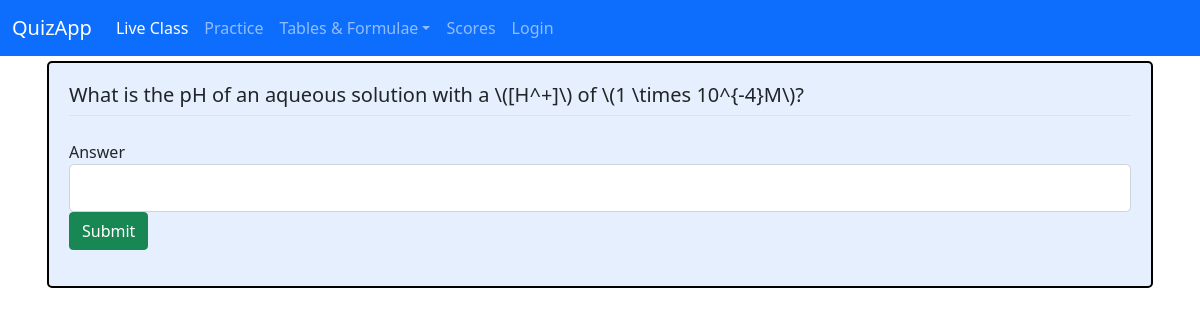
Page /question/3 on the earlier database version.
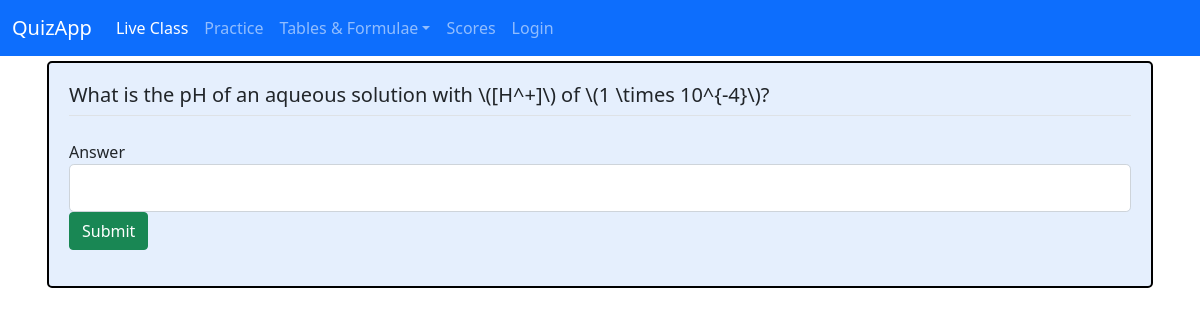
Same page on the later database version.
### quizapp/models.py (models this page shows, shortened)
class Quizquestion(db.Model):
    id = db.Column(db.Integer, primary_key=True)
    question = db.Column(db.Text, unique=True, nullable=False)
    answer = db.Column(db.String, nullable=False)
    chapter = db.Column(db.Integer, nullable=False)
    tags = db.relationship('Tag', secondary='tags',
        backref=db.backref('questions', lazy=True))

### quizapp/routes.py (the view, shortened to what this page needs)
@app.route('/question/<int:card_id>', methods=['GET', 'POST'])
def individual_question(card_id):
    card = Quizquestion.query.filter_by(id=card_id).first()
    form = AnswerQuestionForm()
    return render_template('single_question.html', card=card,
                                                   form=form,
                                                   tags=card.tags,
                                                   title='Question')

### quizapp/forms.py
class AnswerQuestionForm(FlaskForm):
    answer = StringField('Answer', validators=[DataRequired()])
    submit = SubmitField('Submit')

### quizapp/templates/single_question.html (shortened to what this page needs)
{% extends "base.html" %}
{% block page_content %}
	<div class="question">
        <h5>{{ card.question }}</h5>
    	<form method="POST" action="">
    		<fieldset class="form-group">
    			<legend class="border-bottom mb-4">{{ legend }}</legend>
    			<div class="form-group">
    				{{ form.answer.label(class="form-control-label") }}
    				{{ form.answer(class="form-control form-control-lg") }}
    			</div>
    		</fieldset>
            <div>
    		{{ form.submit(class="btn btn-success") }}
        	</form>
    </div>
    </div>
{% endblock page_content %}

Differences in the rows shown:
changed Quizquestion: question "What is the pH of an aqueous solution with a \\([H^+]\\) of \\(1 \\times 10^{-4}M\\)?" → "What is the pH of an aqueous solution with \\([H^+]\\) of \\(1 \\times 10^{-4}\\)?"
